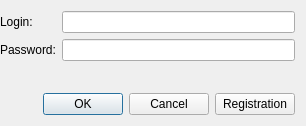
<?xml version="1.0" encoding="UTF-8"?>
<ui version="4.0">
 <class>LoginForm</class>
 <widget class="QWidget" name="LoginForm">
  <property name="geometry">
   <rect>
    <x>0</x>
    <y>0</y>
    <width>306</width>
    <height>126</height>
   </rect>
  </property>
  <property name="windowTitle">
   <string>Form</string>
  </property>
  <layout class="QVBoxLayout" name="verticalLayout" stretch="1,0,0">
   <property name="spacing">
    <number>6</number>
   </property>
   <property name="leftMargin">
    <number>0</number>
   </property>
   <item>
    <layout class="QFormLayout" name="formLayout">
     <item row="0" column="0">
      <widget class="QLabel" name="label">
       <property name="text">
        <string>Login:</string>
       </property>
      </widget>
     </item>
     <item row="0" column="1">
      <widget class="QLineEdit" name="loginEdit">
       <property name="text">
        <string/>
       </property>
      </widget>
     </item>
     <item row="1" column="0">
      <widget class="QLabel" name="label_2">
       <property name="text">
        <string>Password:</string>
       </property>
      </widget>
     </item>
     <item row="1" column="1">
      <widget class="QLineEdit" name="passwordEdit">
       <property name="text">
        <string/>
       </property>
       <property name="echoMode">
        <enum>QLineEdit::EchoMode::Password</enum>
       </property>
      </widget>
     </item>
    </layout>
   </item>
   <item>
    <spacer name="verticalSpacer">
     <property name="orientation">
      <enum>Qt::Orientation::Vertical</enum>
     </property>
     <property name="sizeHint" stdset="0">
      <size>
       <width>20</width>
       <height>40</height>
      </size>
     </property>
    </spacer>
   </item>
   <item>
    <layout class="QHBoxLayout" name="horizontalLayout">
     <item>
      <widget class="QDialogButtonBox" name="buttonBox">
       <property name="standardButtons">
        <set>QDialogButtonBox::StandardButton::Cancel|QDialogButtonBox::StandardButton::Ok</set>
       </property>
      </widget>
     </item>
     <item>
      <widget class="QPushButton" name="registartionPushButton">
       <property name="text">
        <string>Registration</string>
       </property>
      </widget>
     </item>
    </layout>
   </item>
  </layout>
 </widget>
 <resources/>
 <connections/>
</ui>
